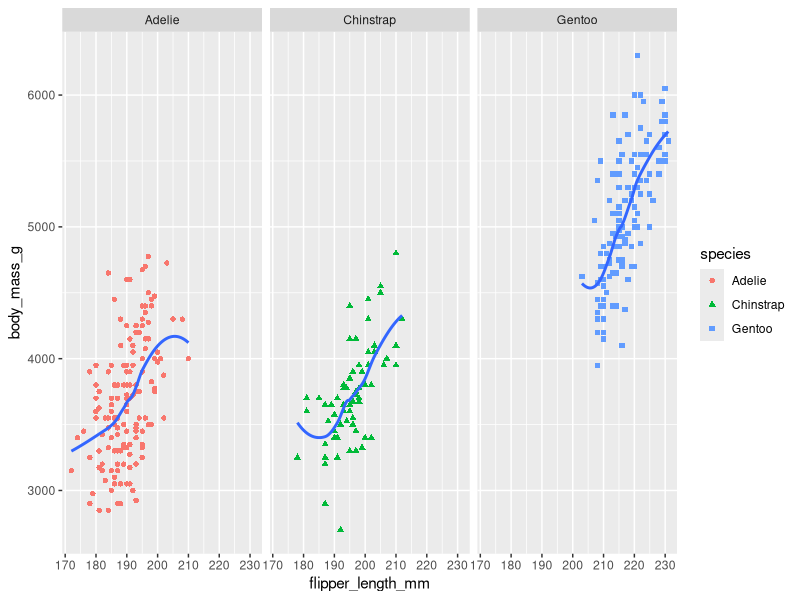
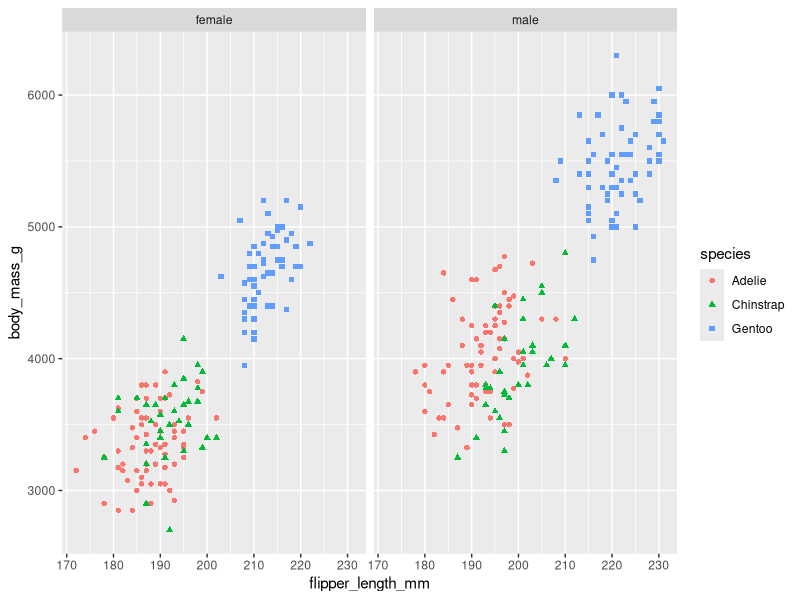

Write the R code that produced these figures, in order.
#install.packages("palmerpenguins")
library(palmerpenguins)
library(tidyverse)
library(lubridate)

penguins %>% 
  ggplot(aes(flipper_length_mm, body_mass_g)) + 
  geom_point(aes(shape = species, color = species))+
  geom_smooth(se=FALSE)+
  facet_wrap(~species)

penguins %>% 
  drop_na(sex) %>% 
  ggplot(aes(flipper_length_mm, body_mass_g))+
  geom_point(aes(color = species, shape = species))+
  facet_wrap(~sex)